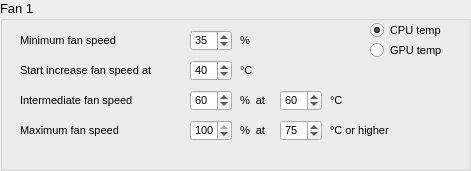
     <widget class="QGroupBox" name="groupBoxConfigFan1">
      <property name="geometry">
       <rect>
        <x>20</x>
        <y>20</y>
        <width>471</width>
        <height>171</height>
       </rect>
      </property>
      <property name="font">
       <font>
        <pointsize>10</pointsize>
        <bold>false</bold>
       </font>
      </property>
      <property name="title">
       <string>Fan 1</string>
      </property>
      <property name="flat">
       <bool>false</bool>
      </property>
      <property name="checkable">
       <bool>false</bool>
      </property>
      <widget class="QLabel" name="label_7">
       <property name="geometry">
        <rect>
         <x>20</x>
         <y>30</y>
         <width>151</width>
         <height>21</height>
        </rect>
       </property>
       <property name="font">
        <font>
         <pointsize>8</pointsize>
        </font>
       </property>
       <property name="text">
        <string>Minimum fan speed</string>
       </property>
      </widget>
      <widget class="QSpinBox" name="spinBoxMinSpeedFan1">
       <property name="geometry">
        <rect>
         <x>190</x>
         <y>30</y>
         <width>42</width>
         <height>21</height>
        </rect>
       </property>
       <property name="font">
        <font>
         <pointsize>8</pointsize>
        </font>
       </property>
       <property name="maximum">
        <number>100</number>
       </property>
       <property name="singleStep">
        <number>1</number>
       </property>
       <property name="value">
        <number>35</number>
       </property>
      </widget>
      <widget class="QLabel" name="label_8">
       <property name="geometry">
        <rect>
         <x>20</x>
         <y>60</y>
         <width>241</width>
         <height>21</height>
        </rect>
       </property>
       <property name="font">
        <font>
         <pointsize>8</pointsize>
        </font>
       </property>
       <property name="text">
        <string>Start increase fan speed at </string>
       </property>
      </widget>
      <widget class="QSpinBox" name="spinBoxStartIncreaseSpeedFan1">
       <property name="geometry">
        <rect>
         <x>190</x>
         <y>60</y>
         <width>42</width>
         <height>21</height>
        </rect>
       </property>
       <property name="font">
        <font>
         <pointsize>8</pointsize>
        </font>
       </property>
       <property name="maximum">
        <number>100</number>
       </property>
       <property name="singleStep">
        <number>1</number>
       </property>
       <property name="value">
        <number>40</number>
       </property>
      </widget>
      <widget class="QLabel" name="label_9">
       <property name="geometry">
        <rect>
         <x>240</x>
         <y>90</y>
         <width>101</width>
         <height>21</height>
        </rect>
       </property>
       <property name="font">
        <font>
         <pointsize>8</pointsize>
        </font>
       </property>
       <property name="text">
        <string>%  at</string>
       </property>
      </widget>
      <widget class="QSpinBox" name="spinBoxIntermediateTempFan1">
       <property name="geometry">
        <rect>
         <x>280</x>
         <y>90</y>
         <width>42</width>
         <height>21</height>
        </rect>
       </property>
       <property name="font">
        <font>
         <pointsize>8</pointsize>
        </font>
       </property>
       <property name="maximum">
        <number>100</number>
       </property>
       <property name="singleStep">
        <number>1</number>
       </property>
       <property name="value">
        <number>60</number>
       </property>
      </widget>
      <widget class="QSpinBox" name="spinBoxIntermediateSpeedFan1">
       <property name="geometry">
        <rect>
         <x>190</x>
         <y>90</y>
         <width>42</width>
         <height>21</height>
        </rect>
       </property>
       <property name="font">
        <font>
         <pointsize>8</pointsize>
        </font>
       </property>
       <property name="maximum">
        <number>100</number>
       </property>
       <property name="singleStep">
        <number>1</number>
       </property>
       <property name="value">
        <number>60</number>
       </property>
      </widget>
      <widget class="QLabel" name="label_11">
       <property name="geometry">
        <rect>
         <x>20</x>
         <y>90</y>
         <width>151</width>
         <height>21</height>
        </rect>
       </property>
       <property name="font">
        <font>
         <pointsize>8</pointsize>
        </font>
       </property>
       <property name="text">
        <string>Intermediate fan speed </string>
       </property>
      </widget>
      <widget class="QLabel" name="label_10">
       <property name="geometry">
        <rect>
         <x>330</x>
         <y>90</y>
         <width>111</width>
         <height>21</height>
        </rect>
       </property>
       <property name="font">
        <font>
         <pointsize>8</pointsize>
        </font>
       </property>
       <property name="text">
        <string>°C</string>
       </property>
      </widget>
      <widget class="QLabel" name="label_12">
       <property name="geometry">
        <rect>
         <x>240</x>
         <y>60</y>
         <width>111</width>
         <height>21</height>
        </rect>
       </property>
       <property name="font">
        <font>
         <pointsize>8</pointsize>
        </font>
       </property>
       <property name="text">
        <string>°C</string>
       </property>
      </widget>
      <widget class="QLabel" name="label_13">
       <property name="geometry">
        <rect>
         <x>240</x>
         <y>30</y>
         <width>111</width>
         <height>21</height>
        </rect>
       </property>
       <property name="font">
        <font>
         <pointsize>8</pointsize>
        </font>
       </property>
       <property name="text">
        <string>%</string>
       </property>
      </widget>
      <widget class="QLabel" name="label_15">
       <property name="geometry">
        <rect>
         <x>20</x>
         <y>120</y>
         <width>151</width>
         <height>21</height>
        </rect>
       </property>
       <property name="font">
        <font>
         <pointsize>8</pointsize>
        </font>
       </property>
       <property name="text">
        <string>Maximum fan speed </string>
       </property>
      </widget>
      <widget class="QSpinBox" name="spinBoxMaxSpeedFan1">
       <property name="geometry">
        <rect>
         <x>190</x>
         <y>120</y>
         <width>42</width>
         <height>21</height>
        </rect>
       </property>
       <property name="font">
        <font>
         <pointsize>8</pointsize>
        </font>
       </property>
       <property name="maximum">
        <number>100</number>
       </property>
       <property name="singleStep">
        <number>1</number>
       </property>
       <property name="value">
        <number>100</number>
       </property>
      </widget>
      <widget class="QLabel" name="label_16">
       <property name="geometry">
        <rect>
         <x>240</x>
         <y>120</y>
         <width>101</width>
         <height>21</height>
        </rect>
       </property>
       <property name="font">
        <font>
         <pointsize>8</pointsize>
        </font>
       </property>
       <property name="text">
        <string>%  at</string>
       </property>
      </widget>
      <widget class="QLabel" name="label_17">
       <property name="geometry">
        <rect>
         <x>330</x>
         <y>120</y>
         <width>111</width>
         <height>21</height>
        </rect>
       </property>
       <property name="font">
        <font>
         <pointsize>8</pointsize>
        </font>
       </property>
       <property name="text">
        <string>°C or higher</string>
       </property>
      </widget>
      <widget class="QSpinBox" name="spinBoxMaxTempFan1">
       <property name="geometry">
        <rect>
         <x>280</x>
         <y>120</y>
         <width>42</width>
         <height>21</height>
        </rect>
       </property>
       <property name="font">
        <font>
         <pointsize>8</pointsize>
        </font>
       </property>
       <property name="maximum">
        <number>100</number>
       </property>
       <property name="singleStep">
        <number>1</number>
       </property>
       <property name="value">
        <number>75</number>
       </property>
      </widget>
      <widget class="QRadioButton" name="radioButtonCPUFan1">
       <property name="geometry">
        <rect>
         <x>370</x>
         <y>20</y>
         <width>95</width>
         <height>20</height>
        </rect>
       </property>
       <property name="font">
        <font>
         <pointsize>8</pointsize>
        </font>
       </property>
       <property name="text">
        <string>CPU temp</string>
       </property>
       <property name="checked">
        <bool>true</bool>
       </property>
      </widget>
      <widget class="QRadioButton" name="radioButtonGPUFan1">
       <property name="geometry">
        <rect>
         <x>370</x>
         <y>40</y>
         <width>95</width>
         <height>20</height>
        </rect>
       </property>
       <property name="font">
        <font>
         <pointsize>8</pointsize>
        </font>
       </property>
       <property name="text">
        <string>GPU temp</string>
       </property>
      </widget>
     </widget>
